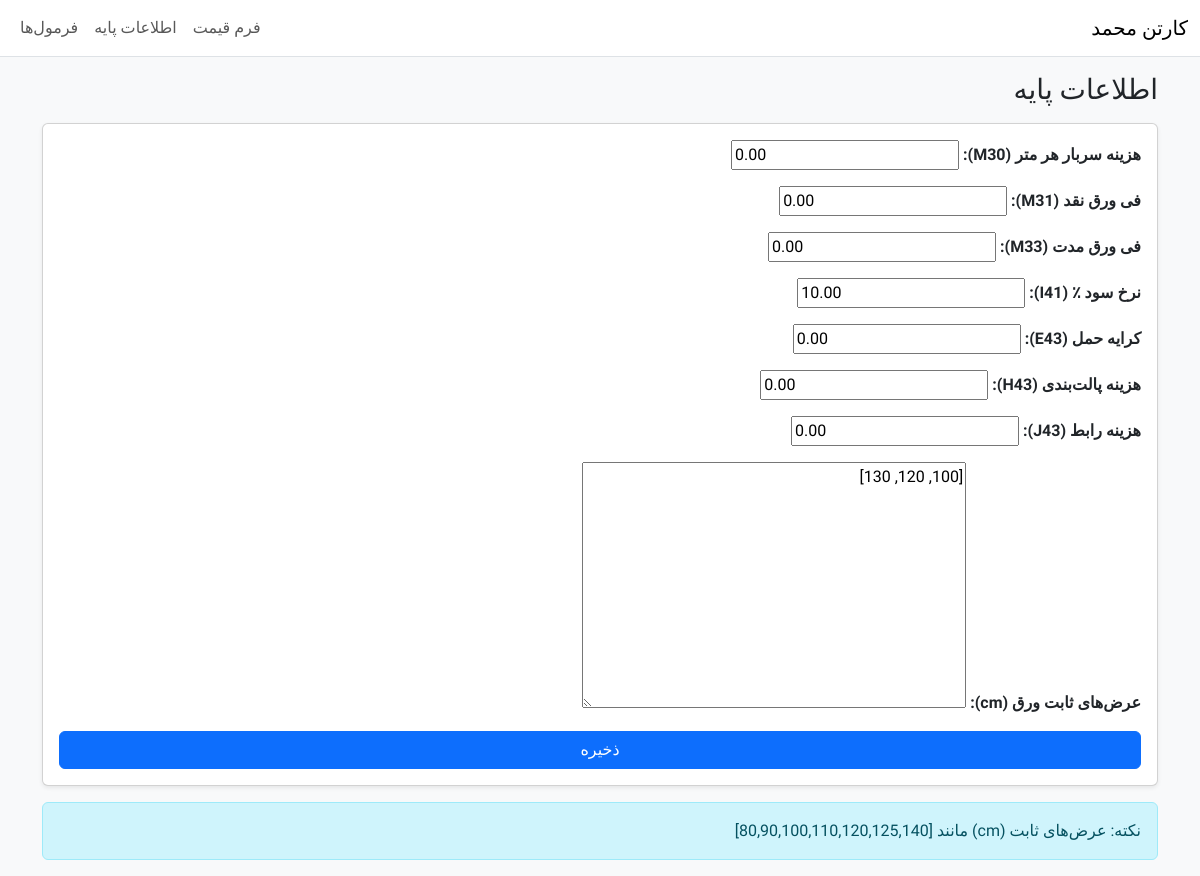
The page / on the database its author committed.
### carton_pricing/models.py (models this page shows, shortened)
class TimeStamped(models.Model):
    created_at = models.DateTimeField(auto_now_add=True)
    updated_at = models.DateTimeField(auto_now=True)
    class Meta:
        abstract = True

class BaseSettings(TimeStamped):
    singleton_key = models.CharField(max_length=8, default='ONLY', unique=True, editable=False)
    overhead_per_meter = models.DecimalField('هزینه سربار هر متر (M30)', max_digits=18, decimal_places=2, default=0)  # M30
    sheet_price_cash = models.DecimalField('فی ورق نقد (M31)', max_digits=18, decimal_places=2, default=0)  # M31
    sheet_price_credit = models.DecimalField('فی ورق مدت (M33)', max_digits=18, decimal_places=2, default=0)  # M33
    profit_rate_percent = models.DecimalField('نرخ سود ٪ (I41)', max_digits=6, decimal_places=2, default=10)  # I41
    shipping_cost = models.DecimalField('کرایه حمل (E43)', max_digits=18, decimal_places=2, default=0)
    pallet_cost = models.DecimalField('هزینه پالت‌بندی (H43)', max_digits=18, decimal_places=2, default=0)
    interface_cost = models.DecimalField('هزینه رابط (J43)', max_digits=18, decimal_places=2, default=0)
    fixed_widths = models.JSONField('عرض‌های ثابت ورق (cm)', default=list)  # e.g. [80,90,100,110,120,125,140]
    custom_vars = models.JSONField('ثابت‌های سفارشی', default=dict, blank=True)

### carton_pricing/views.py (the view)
# urls.py: path("", views.base_settings_view, name="base_settings"),  # روت سایت
def base_settings_view(request: HttpRequest) -> HttpResponse:
    bs = get_or_create_settings()
    if request.method == "POST":
        form = BaseSettingsForm(request.POST, instance=bs)
        if form.is_valid():
            with transaction.atomic():
                form.save()  # همان رکورد را آپدیت می‌کند (pk برقرار است)
            messages.success(request, "اطلاعات پایه ذخیره شد.")
            return redirect("carton_pricing:base_settings")
        messages.error(request, "خطا در ذخیره تنظیمات. لطفاً مقادیر ورودی را بررسی کنید.")
    else:
        form = BaseSettingsForm(instance=bs)
    return render(request, "carton_pricing/base_settings.html", {"form": form})

### carton_pricing/forms.py
class BaseSettingsForm(forms.ModelForm):
    class Meta:
        model = BaseSettings
        fields = [
            "overhead_per_meter",
            "sheet_price_cash",
            "sheet_price_credit",
            "profit_rate_percent",
            "shipping_cost",
            "pallet_cost",
            "interface_cost",
            "fixed_widths",
        ]
    widgets = {
        "fixed_widths": forms.TextInput(attrs={"placeholder": "مثلاً: [80,90,100,110,120,125,140]", "class": "form-control"}),
    }

### carton_pricing/views.py (called while the page is built)
def get_or_create_settings() -> BaseSettings:
    bs = BaseSettings.objects.first()
    if bs:
        return bs
    defaults = seed_defaults_from_external(get_settings_external())
    return BaseSettings.objects.create(**defaults)

### carton_pricing/templates/carton_pricing/base_settings.html (shortened to what this page needs)
{% extends 'base.html' %}
{% block content %}
<h3 class="mb-3">اطلاعات پایه</h3>
<form method="post" class="card card-body shadow-sm">{% csrf_token %}
  {{ form.as_p }}
  <button class="btn btn-primary">ذخیره</button>
</form>
<div class="alert alert-info mt-3">
  <div>نکته: عرض‌های ثابت (cm) مانند [80,90,100,110,120,125,140]</div>
</div>
{% endblock %}

### templates/base.html (style rules this page uses)
body { font-family: Vazirmatn, sans-serif; }
label { font-weight:600 }

### rows shown on the page
BaseSettings: overhead_per_meter "0.00", sheet_price_cash "0.00", sheet_price_credit "0.00", profit_rate_percent "10.00", shipping_cost "0.00", pallet_cost "0.00", interface_cost "0.00", fixed_widths "[100, 120, 130]"
